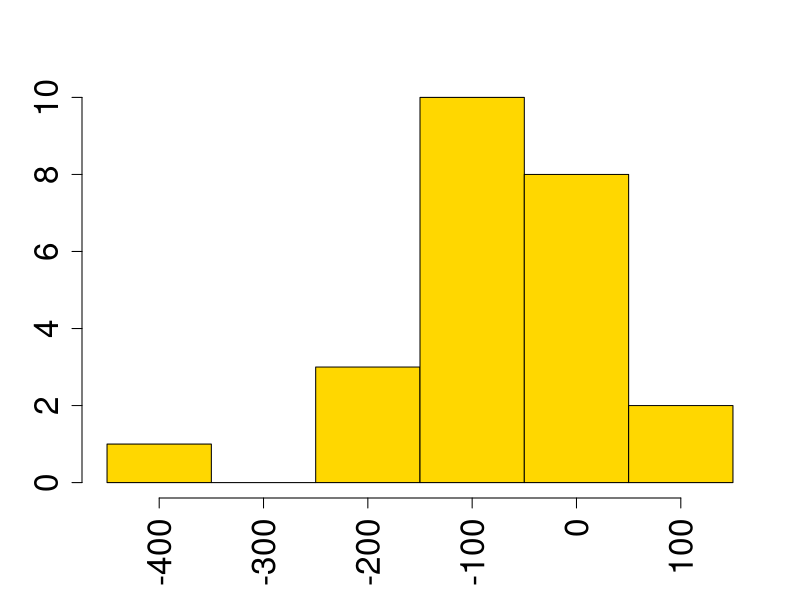
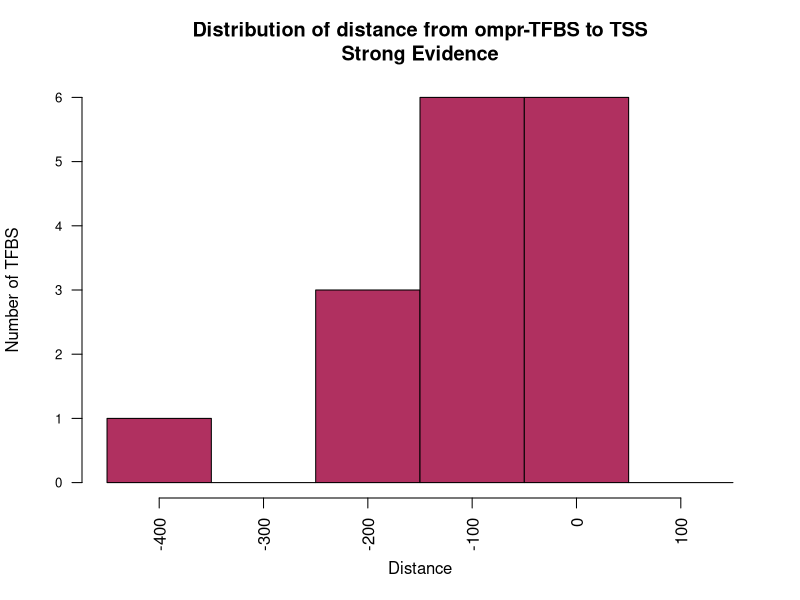
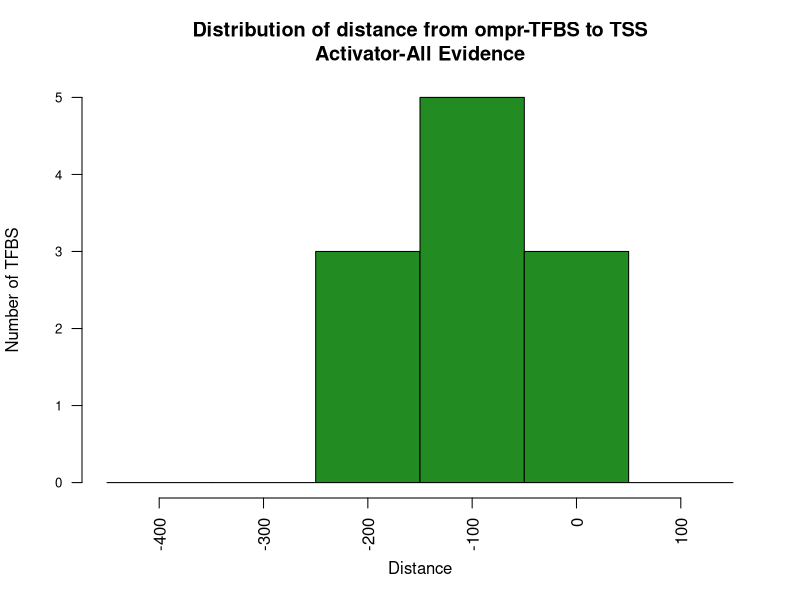
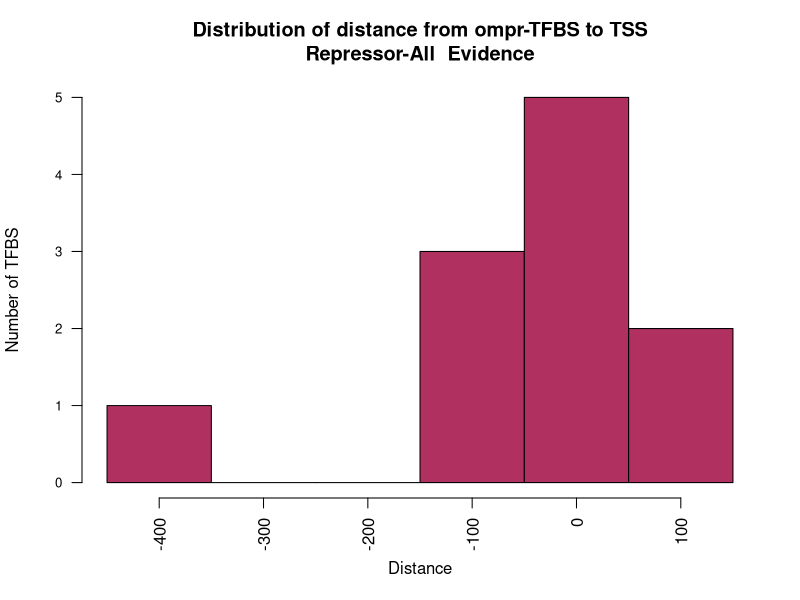
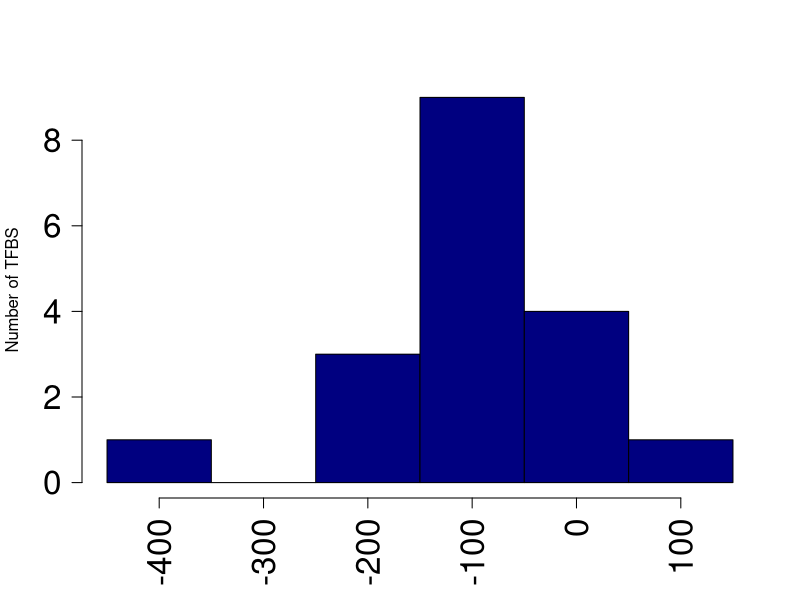
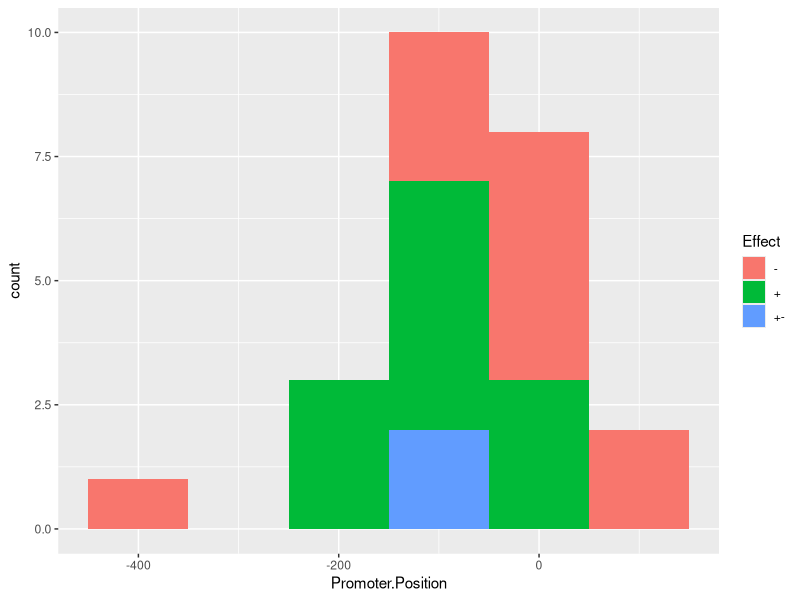
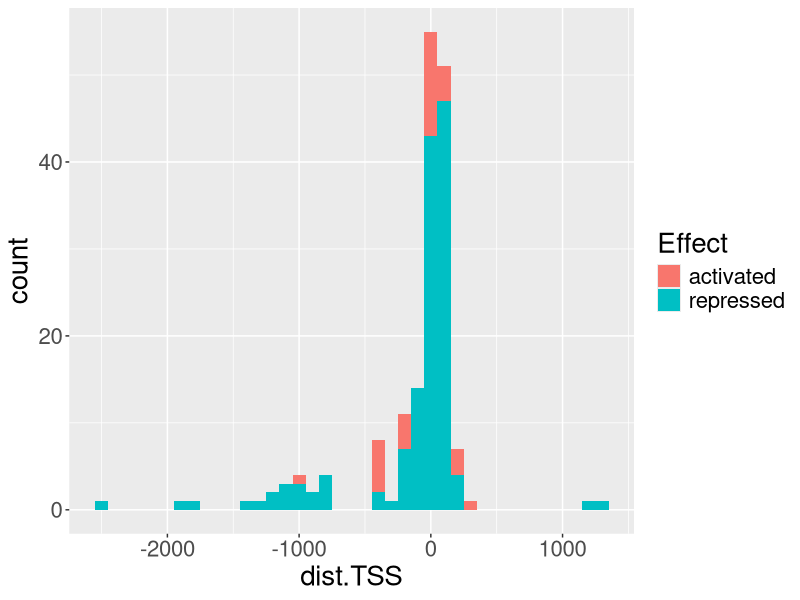
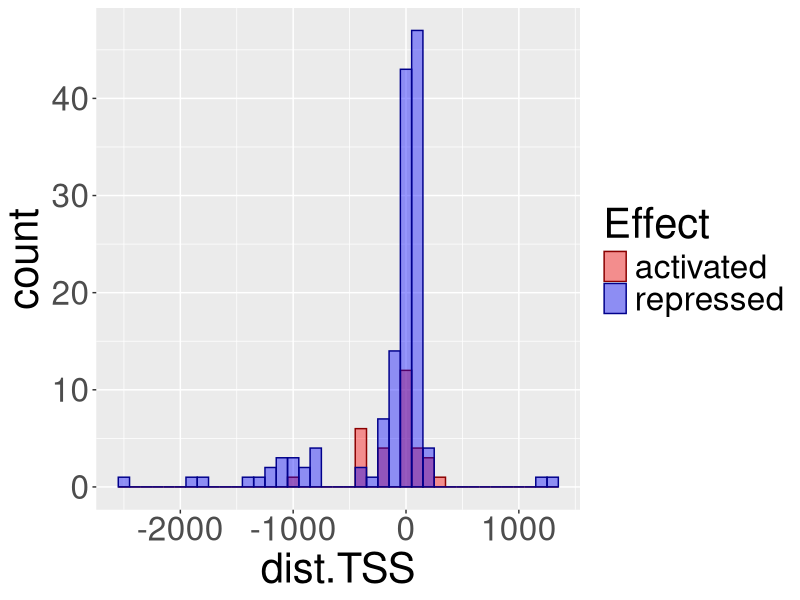

Write R code to recreate these figures, in order.
## ---- chunk 1
knitr::opts_chunk$set(echo = TRUE)
library(ggplot2)
## ---- chunk 2

## SET WORKING DIRECTORY
setwd("/Users/laura/Documents/PGC/BS-TSS-distances/")

## ---- chunk 3
bs.rdb <- read.table("Example-Data/INPUT/BindingSiteSet.txt", header=F, sep="\t", stringsAsFactors = F)
names(bs.rdb) <- c("TF.ID", "TF", "TFBS.ID", "TF.LEFT", "TF.RIGTH", "TFBS.SATRND", "TF.GENE.ID", "TU", "EFFECT", "PROMOTER", "DIST.TSS", "SEQ", "EVIDENCE", "EVIDENCE.LEVEL")

bs.ompr <- subset(bs.rdb, TF == "OmpR")
dim(bs.ompr)
## ---- chunk 4
{hist(bs.ompr$DIST.TSS, breaks = seq(-450, 150, by = 100), main = "",
     xlab = "", ylab = "", col = "gold", cex.axis=2, cex.lab = 3, xaxt="n")
axis(1, at=seq(-400, 100, by = 100), labels=seq(-400, 100, by = 100), cex.axis=2, las = 2)}
## ---- chunk 5
bs.ompr.strong <- subset(bs.ompr, EVIDENCE.LEVEL == "Strong")
dim(bs.ompr.strong)
{hist(bs.ompr.strong$DIST.TSS, breaks = seq(-450, 150, by = 100), main = "Distribution of distance from ompr-TFBS to TSS\nStrong Evidence",
     xlab = "Distance", ylab = "Number of TFBS", col = "Maroon", cex.axis = 0.8, las = 2, xaxt="n")
axis(1, at=seq(-400, 100, by = 100), labels=seq(-400, 100, by = 100), cex=0.8, las = 2)}
## ---- chunk 6
bs.ompr.activator <- subset(bs.ompr, EFFECT == "+")
dim(bs.ompr.activator)
{hist(bs.ompr.activator$DIST.TSS, breaks = seq(-450, 150, by = 100), main = "Distribution of distance from ompr-TFBS to TSS\nActivator-All Evidence",
     xlab = "Distance", ylab = "Number of TFBS", col = "ForestGreen", cex.axis = 0.8, las = 2, xaxt="n")
axis(1, at=seq(-400, 100, by = 100), labels=seq(-400, 100, by = 100), cex=0.8, las = 2)}
## ---- chunk 7
bs.ompr.repressor <- subset(bs.ompr, EFFECT == "-")
dim(bs.ompr.repressor)
{hist(bs.ompr.repressor$DIST.TSS, breaks = seq(-450, 150, by = 100), main = "Distribution of distance from ompr-TFBS to TSS\nRepressor-All  Evidence",
     xlab = "Distance", ylab = "Number of TFBS", col = "Maroon", cex.axis = 0.8, las = 2, xaxt="n")
axis(1, at=seq(-400, 100, by = 100), labels=seq(-400, 100, by = 100), cex=0.8, las = 2)}
## ---- chunk 8
quantile(bs.ompr.activator$DIST.TSS, probs = seq(0, 1, 0.1))
## ---- chunk 9
quantile(bs.ompr.repressor$DIST.TSS, probs = seq(0, 1, 0.1), na.rm = TRUE)
## ---- chunk 10
known.galagan <- read.csv("Example-Data/INPUT/OmpR-Known.csv", header=F, stringsAsFactors = F)
names(known.galagan) <- c("Peak.Found", "ID1", "TF", "ID2", "Left.End", "Right.End", "Center", "Strand", "ID3", "Transcription.Unit", "Effect", "Promoter", "Promoter.Position","Promoter.Seq", "Evidence", "EvidenceType", "NA")
dim(known.galagan)
## ---- chunk 11
known.galagan <- subset(known.galagan, !is.na(Promoter.Position))
dim(known.galagan)
## ---- chunk 12
{ hist(known.galagan$Promoter.Position[known.galagan$Peak.Found > 0], breaks = seq(-450, 150, by = 100),
     #main = "Distribution of distance from TFBS to TSS\nGalagan Known TFBS OmpR",
     main = "",
     xlab = "", ylab = "Number of TFBS", col = "Navy", cex.axis = 2, las = 2, xaxt="n")
axis(1, at=seq(-400, 100, by = 100), labels=seq(-400, 100, by = 100), cex.axis=2, las =2) }
## ---- chunk 13
ggplot(known.galagan,aes(x=Promoter.Position,fill=Effect))+geom_histogram(position="stack", binwidth = 100) 
## ---- chunk 14
peak <- read.csv("Example-Data/INPUT/OmpR-RNASeq-PeakTargets.csv", header=F, stringsAsFactors = F)
names(peak) <- c("Run", "Sample", "TF", "Target", "LogFoldFPKM",  "LogFoldTPM",	"FPKM",	"Counts","WildTypeFPKM","WildTypeTPM","WTCounts")

peak$effect[peak$LogFoldFPKM > 0] <- "+"
peak$effect[peak$LogFoldFPKM < 0] <- "-"

## ---- chunk 15
all <- read.csv("Example-Data/INPUT/OmpR-All.csv", header=F, stringsAsFactors = F)
names(all) <- c("Exp", "sample", "TF", "type", "ID1", "Start", "Stop", "PeakPos", "Height", "No1", "No2", "Shift", "Bnumber", "Gene","Dist")
## ---- chunk 16
tss <- read.table("Example-Data/INPUT/pm_w_first_transc_g__w_ids_noHT.txt", header=F, stringsAsFactors = F, sep = "\t")
names(tss) <- c("ID", "Promoter.Name", "TSS", "Sigma", "Strand", "GI", "Gene", "PosLeft", "PosRigth", "Evidence", "Bnumber", "PromSeq", "DistPromGene" )
tss <- subset(tss, !is.na(TSS) )
## ---- chunk 17
gene.repressed <- peak$Target[which(peak$effect == "-")]
gene.activated <- peak$Target[which(peak$effect == "+")]

length(gene.repressed)
length(gene.activated)

no.tss.repressed <- sapply(gene.repressed, function(x,tss){ nrow(subset(tss, Gene == x))}, tss = tss, simplify = T)
no.tss.activated <- sapply(gene.activated, function(x,tss){ nrow(subset(tss, Gene == x))}, tss = tss, simplify = T)

## ---- chunk 18
calculate_distance <- function(x, tss, bs){
  bs.gene <- subset(bs, Gene == x)
  tss.gene <- subset(tss, Gene == x)
  if (nrow(tss.gene) > 0){
    distance.all <- sapply(bs.gene$PeakPos, function(x,tss){
    if (tss.gene$Strand[1] == "forward"){
      distance <- tss.gene$TSS - x  
    }else{
      distance <- x - tss.gene$TSS 
    }
    distance
    } ,simplify = T, tss = tss)
  }else{
    return (NA)
  }
}

TSS.activated <- sapply(gene.activated[no.tss.activated > 0], calculate_distance, tss = tss, bs = all, simplify =T)
TSS.repressed <- sapply(gene.repressed[no.tss.repressed > 0], calculate_distance, tss = tss, bs = all, simplify =T)

dist.TSS.activated <- unlist(TSS.activated)
dist.TSS.repressed <- unlist(TSS.repressed)

length(dist.TSS.activated)
length(dist.TSS.repressed)
## ---- chunk 19
dist.TSS <- data.frame(gene = c(names(dist.TSS.activated), names(dist.TSS.repressed)), dist.TSS = c(dist.TSS.activated, dist.TSS.repressed), Effect = c(rep("activated", length(dist.TSS.activated)), rep("repressed", length(dist.TSS.repressed))))

ggplot(dist.TSS,aes(x=dist.TSS,fill=Effect)) +geom_histogram(position="stack", binwidth = 100) + theme(text = element_text(size=20))


ggplot(dist.TSS,aes(x=dist.TSS, fill = Effect, col = Effect)) + geom_histogram(alpha = 0.4, position = "identity", binwidth = 100) + scale_fill_manual(values=c("red",  "blue")) + scale_color_manual(values=c("darkred", "darkblue")) + theme(text = element_text(size=30))

## ---- chunk 20
subset(tss, Gene == "iraP")
## ---- chunk 21
subset(all, Gene == "iraP")
## ---- chunk 22
TSS.activated[['iraP']]
## ---- chunk 23
sapply(TSS.repressed, function(x){length(as.vector(x))}, simplify=T)

sum(sapply(TSS.repressed, function(x){length(as.vector(x))}, simplify=T))

length(TSS.repressed)
## ---- chunk 24
pass.repressed <- lapply(TSS.repressed, function(x, min, max){ x[x>min & x<max]}, min = -250 , max = 50 )

#pass.repressed <- lapply(TSS.repressed, function(x, min, max){ x[x>min & x<max]}, min = -150 , max = 70 )

no.repressed <- sapply(pass.repressed, length, simplify=T)
no.repressed
sum(no.repressed)

## ---- chunk 25
sapply(TSS.activated, function(x){length(as.vector(x))}, simplify=T)
sum(sapply(TSS.activated, function(x){length(as.vector(x))}, simplify=T))

length(TSS.activated)
## ---- chunk 26
pass.activated <- lapply(TSS.activated, function(x, min, max){ x[x>min & x<max]}, min = -250 , max = -50 )

#pass.activated <- lapply(TSS.activated, function(x, min, max){ x[x>min & x<max]}, min = -190 , max = -50 )

no.activated <- sapply(pass.activated, length, simplify=T)
no.activated

sum(no.activated)
## ---- chunk 27

activated.noTSS <- names(no.tss.activated[no.tss.activated == 0])
repressed.noTSS <- names(no.tss.repressed[no.tss.repressed == 0])

length(activated.noTSS)
activated.noTSS

length(repressed.noTSS)
repressed.noTSS

## ---- chunk 28
activated.noTSS.bs <- subset(all, Gene %in% activated.noTSS)
repressed.noTSS.bs <- subset(all, Gene %in% repressed.noTSS)

dim(activated.noTSS.bs)
dim(repressed.noTSS.bs)

## ---- chunk 29
M63 <- read.table("Example-Data/INPUT/StorzG_TSS_Table_M63_0.4.txt", stringsAsFactors = F, header=F, sep='\t', quote="")
names(M63) <- c("TSSPosition", "RPKM", "Promoter", "Strand", "RelPos", "Gene", "Bnumber", "LeftGene", "RigthGene", "Orientation", "TSSClass", "Enrichment", "evidence")
type.sense <- c("intragenic/sense", "upstream/sense")
sense <- subset(M63, Orientation %in% type.sense)
## ---- chunk 30
tss.no.activated <- sapply(activated.noTSS, function(x,sense){ nrow(subset(sense, Gene == x))}, sense = sense, simplify = T)
#tss.no.activator
## ---- chunk 31
tss.no.repressed <- sapply(repressed.noTSS, function(x,sense){ nrow(subset(sense, Gene == x))}, sense = sense, simplify = T)
#tss.no.repressor
## ---- chunk 32

TSS_BS_distance<- function(x, tss, bs){
  bs.gene <- subset(bs, Gene == x)
  tss.gene <- subset(tss, Gene == x)
  if (nrow(tss.gene) > 0){
    distance.all <- sapply(bs.gene$PeakPos, function(x,tss.gene){
      if (tss.gene$Strand[1] == "-"){
        distance <- tss.gene$TSSPosition - x  
      }else{
        distance <- x - tss.gene$TSSPosition
      }
      distance
    }, tss.gene = tss.gene, simplify=T)
    return(distance.all)
  }else{
    return (NA)
  }
}


## ---- chunk 33
TSS_BS.dist.activated <- sapply(activated.noTSS[tss.no.activated > 0], TSS_BS_distance, tss=sense, bs=all, simplify = T)
TSS_BS.dist.repressed <- sapply(repressed.noTSS[tss.no.repressed > 0], TSS_BS_distance, tss=sense, bs=all, simplify = T)
## ---- chunk 34
subset(sense, Gene == "yaaJ")
## ---- chunk 35
subset(all, Gene == "yaaJ")
## ---- chunk 36
TSS_BS.dist.repressed[['yaaJ']]
## ---- chunk 37
sapply(TSS_BS.dist.repressed, function(x){length(as.vector(x))}, simplify=T)

sum(sapply(TSS_BS.dist.repressed, function(x){length(as.vector(x))}, simplify=T))
## ---- chunk 38
pass.repressor <- lapply(TSS_BS.dist.repressed, function(x, min, max){ x[x>min & x<max]}, min = -250 , max = 50 )


#pass.repressor <- lapply(TSS_BS.dist.repressed, function(x, min, max){ x[x>min & x<max]}, min = -200 , max = 10 )
no.repressor <- sapply(pass.repressor, length, simplify=T)
no.repressor

sum(no.repressor)
## ---- chunk 39
sapply(TSS_BS.dist.activated, function(x){length(as.vector(x))}, simplify=T)

sum(sapply(TSS_BS.dist.activated, function(x){length(as.vector(x))}, simplify=T))
## ---- chunk 40
pass.activated <- lapply(TSS_BS.dist.activated, function(x, min, max){ x[x>min & x<max]}, min = -250 , max = -50 )

#pass.activated <- lapply(TSS_BS.dist.activated, function(x, min, max){ x[x>min & x<max]}, min = -460 , max = -40 )
no.activated <- sapply(pass.activated, length, simplify=T)
no.activated
